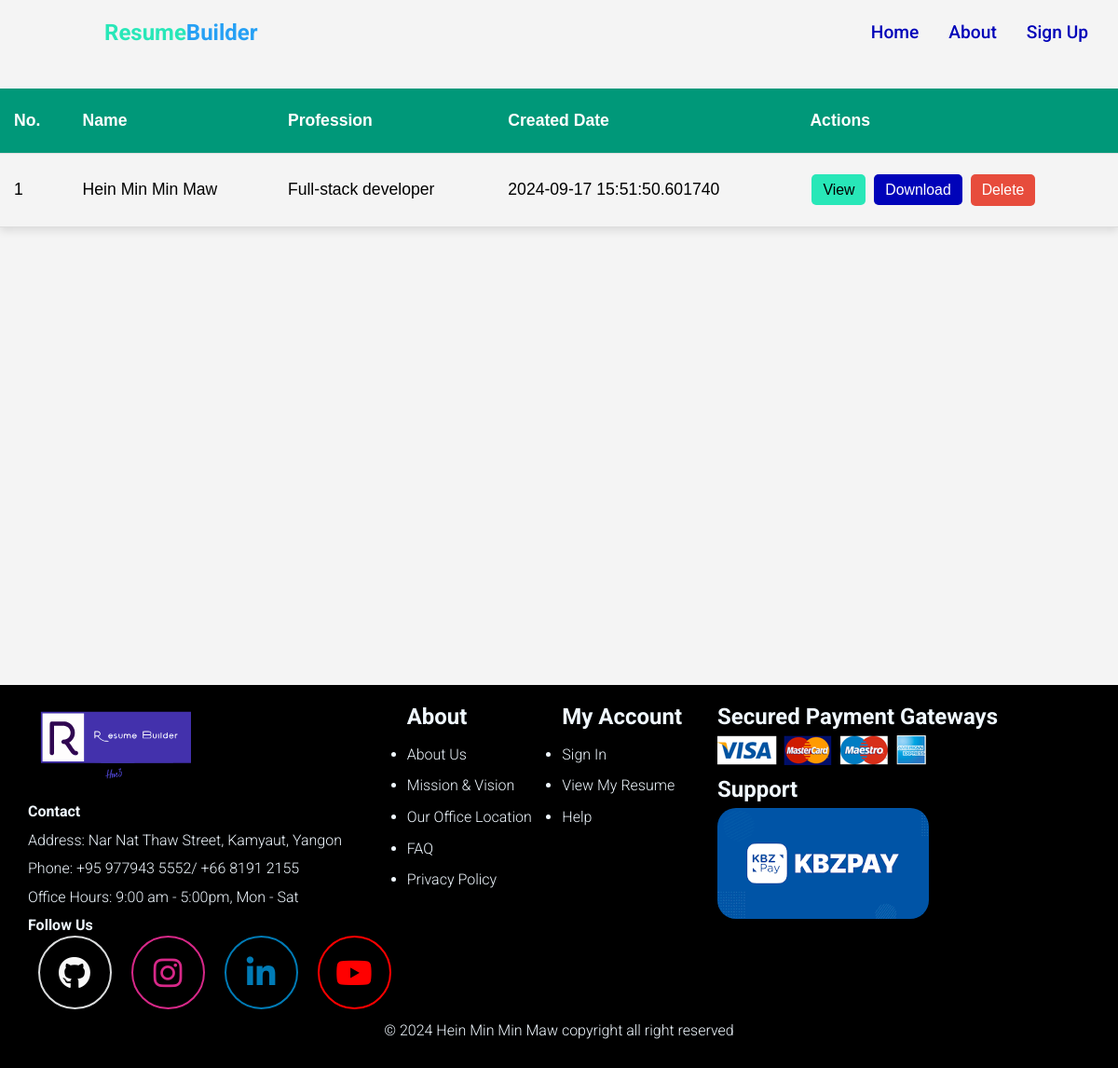
Page /resumes/7620eb90-4144-43e9-b2f9-9f7fd935db7d on the earlier database version.
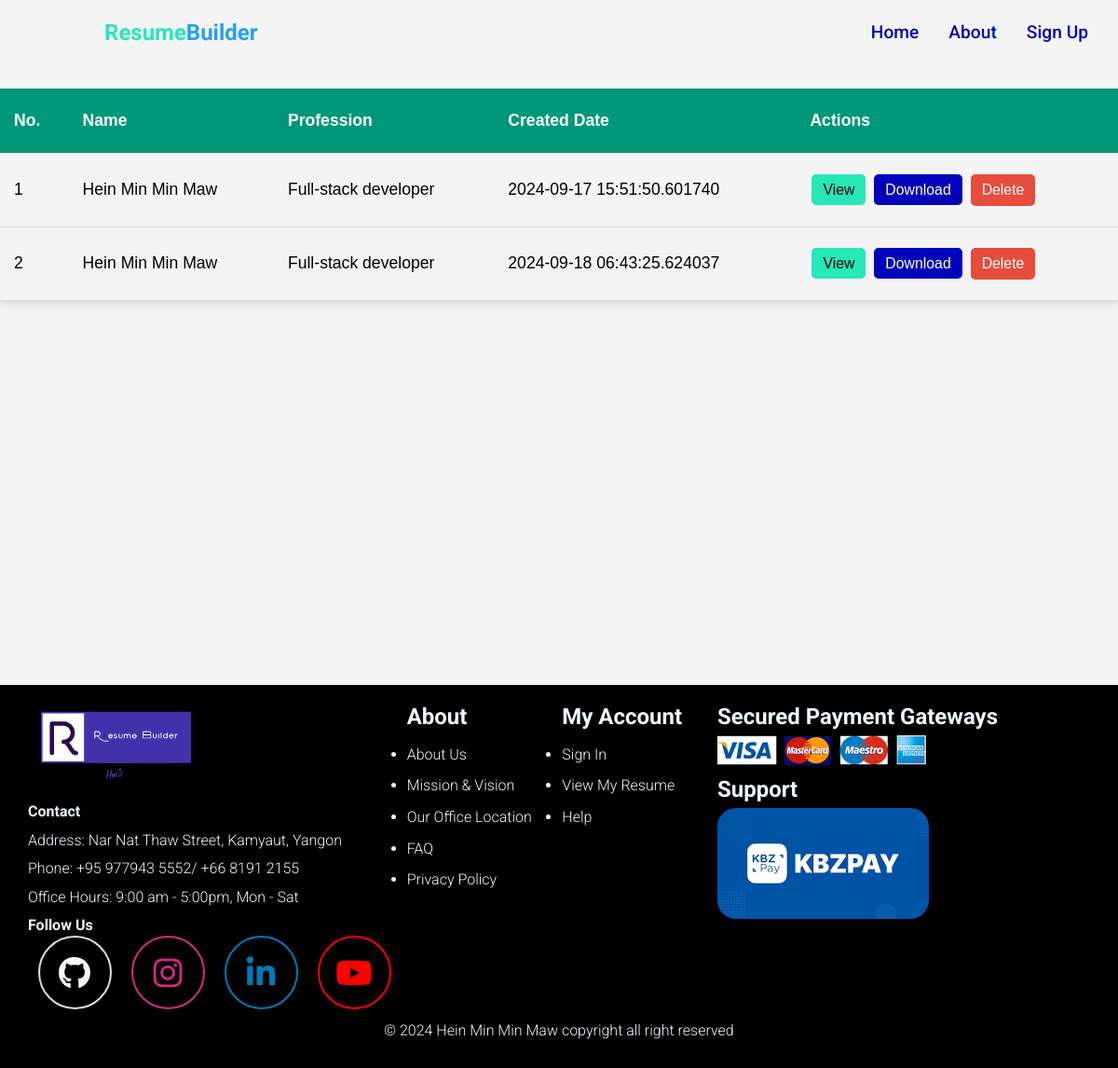
Same page on the later database version.
### tables.py (models this page shows)
class Resume(Base):
    __tablename__ = "resume"
    id: Mapped[str] = mapped_column(primary_key=True)
    template_id: Mapped[int] = mapped_column(ForeignKey("template.id"))
    address_id: Mapped[int] = mapped_column(ForeignKey("address.id"))
    is_headshot: Mapped[bool] = mapped_column(Boolean)
    user_id: Mapped[int] = mapped_column(ForeignKey("users.id"))
    username: Mapped[str] = mapped_column(String(40), nullable=False)
    profession: Mapped[str] = mapped_column(String(40), nullable=False)
    image_file_path: Mapped[str] = mapped_column(String(150), nullable=True)
    phone: Mapped[str] = mapped_column(String(40), nullable=False)
    email: Mapped[str] = mapped_column(String(40), nullable=False)
    summary: Mapped[str] = mapped_column(Text, nullable=False)
    template_theme: Mapped[str] = mapped_column(String(50), nullable=False)
    address: Mapped["Address"] = relationship(back_populates="resumes")
    created_at: Mapped[datetime] = mapped_column(DateTime, default=datetime.utcnow)
    social_media: Mapped[List[SocialMedia]] = relationship(
        back_populates="resume", cascade="all, delete-orphan"
    )
    languages: Mapped[List[Language]] = relationship(
        back_populates="resume", cascade="all, delete-orphan"
    )
    work_experiences: Mapped[List[WorkExperience]] = relationship(
        back_populates="resume", cascade="all, delete-orphan"
    )
    educations: Mapped[List[Education]] = relationship(
        back_populates="resume", cascade="all, delete-orphan"
    )
    skills: Mapped[List[Skill]] = relationship(
        back_populates="resume", cascade="all, delete-orphan"
    )
    template: Mapped["Template"] = relationship("Template", back_populates="resumes")
    user: Mapped["User"] = relationship(back_populates="resumes")

### app.py (the view)
@app.route("/resumes/<user_id>", methods=["GET"])
def render_user_resumes(user_id: str):
    try:
        with get_session() as db_session:
            user: User = (
                db_session.query(User)
                .filter_by(id=user_id)
                .options(joinedload(User.resumes))
                .one()
            )
            resumes = user.resumes
            return render_template("my-resumes.html", resumes=resumes)
    except NoResultFound:
        return jsonify({"error": "User not found"}), 404
    except Exception as e:
        return jsonify({"error": str(e)}), 500

### app.py (called while the page is built)
@app.context_processor
def inject_user():
    return dict(user=current_user)

### db.py (called while the page is built)
@contextmanager
def get_session(scope_func=None):
    session = scoped_session(Session, scopefunc=scope_func)
    try:
        yield session
        session.commit()
    except Exception:
        session.rollback()
        raise
    finally:
        session.remove()

### templates/my-resumes.html (shortened to what this page needs)
{% extends 'base.html' %}
{% block title %}
<link rel="stylesheet" href="{{ url_for('static', filename='css/navbar.css')}}">
<link rel="stylesheet" href="{{ url_for('static', filename='css/my-resumes.css')}}">
{% endblock %}
{% block body %}
{% include 'components/navbar.html' %}
<section id="resumes-section">
    <table id="my-resumes-tbl">
        <thead>
            <tr>
                <th>No.</th>
                <th>Name</th>
                <th>Profession</th>
                <th>Created Date</th>
                <th>Actions</th>
            </tr>
        </thead>
        <tbody>
            {% if resumes %}
            {% for resume in resumes %}
            <tr id="resume-{{resume.id}}">
                <td>{{ loop.index }}</td>
                <td>{{ resume.username }}</td>
                <td>{{ resume.profession }}</td>
                <td>{{ resume.created_at }}</td>
                <td>
                    <a href="/resumes/view/{{resume.id}}" class="btn preview">View</a>
                    <a href="/resumes/view/{{ resume.id }}?download=true" class="btn download">Download</a>
                    <button class="btn delete" onclick="deleteResume('{{ resume.id }}')">Delete</button>
                </td>
            </tr>
            {% endfor %}
            {% else %}
            <tr style="text-align: center;">
                <td colspan="5">You haven't created any resume yet.</td>
            </tr>
            {% endif %}
        </tbody>
    </table>
</section>
{% include 'components/footer.html' %}
{% endblock %}

### templates/base.html (shortened to what this page needs)
<!DOCTYPE html>
<html lang="en">
<head>
    <link rel="stylesheet" href="https://cdnjs.cloudflare.com/ajax/libs/font-awesome/6.4.0/css/all.min.css">
    <link rel="stylesheet" href="{{ url_for('static', filename='css/main.css')}}">
    <link rel="stylesheet" href="{{ url_for('static', filename='css/footer.css')}}">
    {% block title %}
    {% endblock %}
</head>
<body>
    {% block body %}
    {% endblock %}
</body>
</html>

### templates/components/navbar.html (shortened to what this page needs)
<nav>
    <div class="logo">Resume<span class="logo-text highlight-text">Builder</span></div>
    <ul class="nav-links">
        <li><a href="/">Home</a></li>
        <li><a href="/about">About</a></li>
        {% if user.is_authenticated %}
        <li><button id="profile-btn">Profile </button></li>
        {% else %}
        {% if not hide_signup_btn %}
        <li><a href="/signup">Sign Up</a></li>
        {% endif %}
        {% endif %}
    </ul>
</nav>

### templates/components/footer.html (shortened to what this page needs)
<footer id="web-footer">
    <div class="footer-block footer-block1">
        <div id="logo-svg-container" class="webpage-logo"></div>
        <h4>Contact</h4>
        <p>
            <span class="text-yellow">Address:</span> Nar Nat Thaw Street, Kamyaut,
            Yangon
        </p>
        <p>
            <span class="text-yellow">Phone:</span> +95 977943 5552/ +66 8191 2155
        </p>
        <p>
            <span class="text-yellow">Office Hours:</span> 9:00 am - 5:00pm, Mon - Sat
        </p>
        <div class="contact-us">
            <h4>Follow Us</h4>
            <div class="social-icon">
                <ul id="social">
                    <li id="social-one" onclick="redirectToLink('https://hm3it.github.io/')">
                        <i class="fab fa-github"> </i>
                    </li>
                    <li id="social-two"><i class="fab fa-instagram"></i></li>
                    <li id="social-three"
                        onclick="redirectToLink('https://www.linkedin.com/in/hein-min-min-maw-2486bb24a/')"><i
                            class="fab fa-linkedin-in"></i></li>
                    <li id="social-four"><i class="fab fa-youtube"></i></li>
                </ul>
            </div>
        </div>
    </div>
    <div class="footer-block footer-block2">
        <h2>About</h2>
        <ul>
            <li><a href="#">About Us</a></li>
            <li><a href="#">Mission & Vision</a></li>
            <li><a href="#">Our Office Location</a></li>
            <li><a href="#">FAQ</a></li>
            <li><a href="#">Privacy Policy</a></li>
        </ul>
    </div>
    <div class="footer-block footer-block3">
        <h2>My Account</h2>
        <ul>
            <li><a href="#">Sign In</a></li>
            <li><a href="#">View My Resume</a></li>
            <li><a href="#">Help</a></li>
        </ul>
    </div>
    <div class="footer-block footer-block4">
        <h2>Secured Payment Gateways</h2>
        <img src="{{url_for('static',filename='images/payment/payment.png')}}" alt="" />
        <h2>Support</h2>
        <a href="#">
            <img class="kpay-img" src="{{url_for('static',filename='images/payment/kpay.png')}}" alt="" />
        </a>
    </div>
    <div class="footer-copyright">
        <p>&#169; 2024 Hein Min Min Maw copyright all right reserved</p>
    </div>
</footer>

### static/css/main.css (style rules this page uses)
:root { --primary-color: #0003b9; --secondary-color: #28e7b8; --highlight-color: #26a0f4; --danger-color: #ff4d4d; --warn-color: rgb(230, 103, 0); --input-width: 330px; --template-bg-color: #ffffff; --motion-ease: cubic-bezier(0.68, -0.6, 0.32, 1.6); --motion-duration: 0.3s; --alert-box-duration: 3.5s; }
* { margin: 0; padding: 0; box-sizing: border-box; }
body { font-family: "Roboto", Arial, sans-serif; font-weight: 300; font-style: normal; background-color: #f4f4f4; line-height: 1.6; }
button { cursor: pointer; }
.highlight-text { color: var(--highlight-color); }
i.fa-github { color: #f8f8f8 !important; }
i.fa-instagram { color: #d72888 !important; }
i.fa-linkedin-in { color: #007bb6 !important; }
i.fa-youtube { color: #ff0000 !important; }

### static/css/footer.css (style rules this page uses)
#web-footer { display: flex; flex-wrap: wrap; background-color: black; color: aliceblue; justify-content: space-between; padding: 15px 30px; z-index: 100; position: relative; }
.footer-block1, .footer-block4 { width: 400px; }
.footer-block2, .footer-block3 { width: 160px; }
.footer-block1 p { margin: 5px 0; }
.footer-block2 li, .footer-block3 li { margin: 8px 0; }
.footer-block2 ul a, .footer-block3 ul a { text-decoration: none; cursor: pointer; color: aliceblue; }
.kpay-img { border-radius: 20px; }
.footer-copyright { height: 50px; line-height: 50px; width: 100%; text-align: center; }
.footer-copyright p { padding: 0; margin: 0; }
#social { display: flex; }
#social li i { font-size: 35px; }
#social li { width: 75px; height: 75px; margin: 0 20px; display: flex; justify-content: center; align-items: center; cursor: pointer; }
#social li:before, #social li:after { content: ""; position: absolute; height: 75px; width: 75px; border-radius: 50%; transition: all 0.3s linear; }
#social li:nth-child(1):before { border: 2px solid #dadcdd; }
#social li:nth-child(1):after { background: #dadcdd; }
#social li:nth-child(2):before { border: 2px solid #d72888; }
#social li:nth-child(2):after { background: #d72888; }
#social li:nth-child(3):before { border: 2px solid #007bb6; }
#social li:nth-child(3):after { background: #007bb6; }
#social li:nth-child(4):before { border: 2px solid #ff0000; }
#social li:nth-child(4):after { background: #ff0000; }
#social li:after { opacity: 0; z-index: -1; }

### static/css/navbar.css (style rules this page uses)
nav { display: flex; justify-content: space-between; align-items: center; padding: 1rem 2rem; background-color: transparent; color: #fff; }
nav .logo { color: var(--secondary-color); font-size: 1.5rem; font-weight: bold; margin-left: 80px; }
nav .nav-links { list-style: none; display: flex; }
nav .nav-links li { margin-left: 2rem; }
nav .nav-links li button, nav .nav-links a { color: var(--primary-color); text-decoration: none; font-size: 1.2rem; font-weight: 500; }

### static/css/my-resumes.css (style rules this page uses)
#resumes-section { height: 80dvh; width: 100%; }
#my-resumes-tbl { width: 100%; border-collapse: collapse; margin: 25px 0; font-size: 1.1em; font-family: 'Arial', sans-serif; min-width: 600px; box-shadow: 0 4px 8px rgba(0, 0, 0, 0.1); }
#my-resumes-tbl thead tr { background-color: #009879; color: #ffffff; text-align: left; font-weight: bold; }
#my-resumes-tbl th, #my-resumes-tbl td { padding: 20px 15px; border-bottom: 1px solid #dddddd; }
#my-resumes-tbl tbody tr { border-bottom: 1px solid #dddddd; }
#my-resumes-tbl tbody tr:nth-of-type(even) { background-color: #f3f3f3; }
#my-resumes-tbl td .btn { background-color: #009879; border: none; color: white; padding: 8px 12px; margin: 2px; cursor: pointer; font-size: 0.9em; border-radius: 5px; text-decoration: none; transition: background-color 0.3s ease; }
#my-resumes-tbl td .btn.delete { background-color: #e74c3c; }
#my-resumes-tbl td .btn.preview { background-color: var(--secondary-color); color: black; }
#my-resumes-tbl td .btn.download { background-color: var(--primary-color); }

Differences in the rows shown:
added Resume: username "Hein Min Min Maw", profession "Full-stack developer", created_at "2024-09-18 06:43:25.624037"
